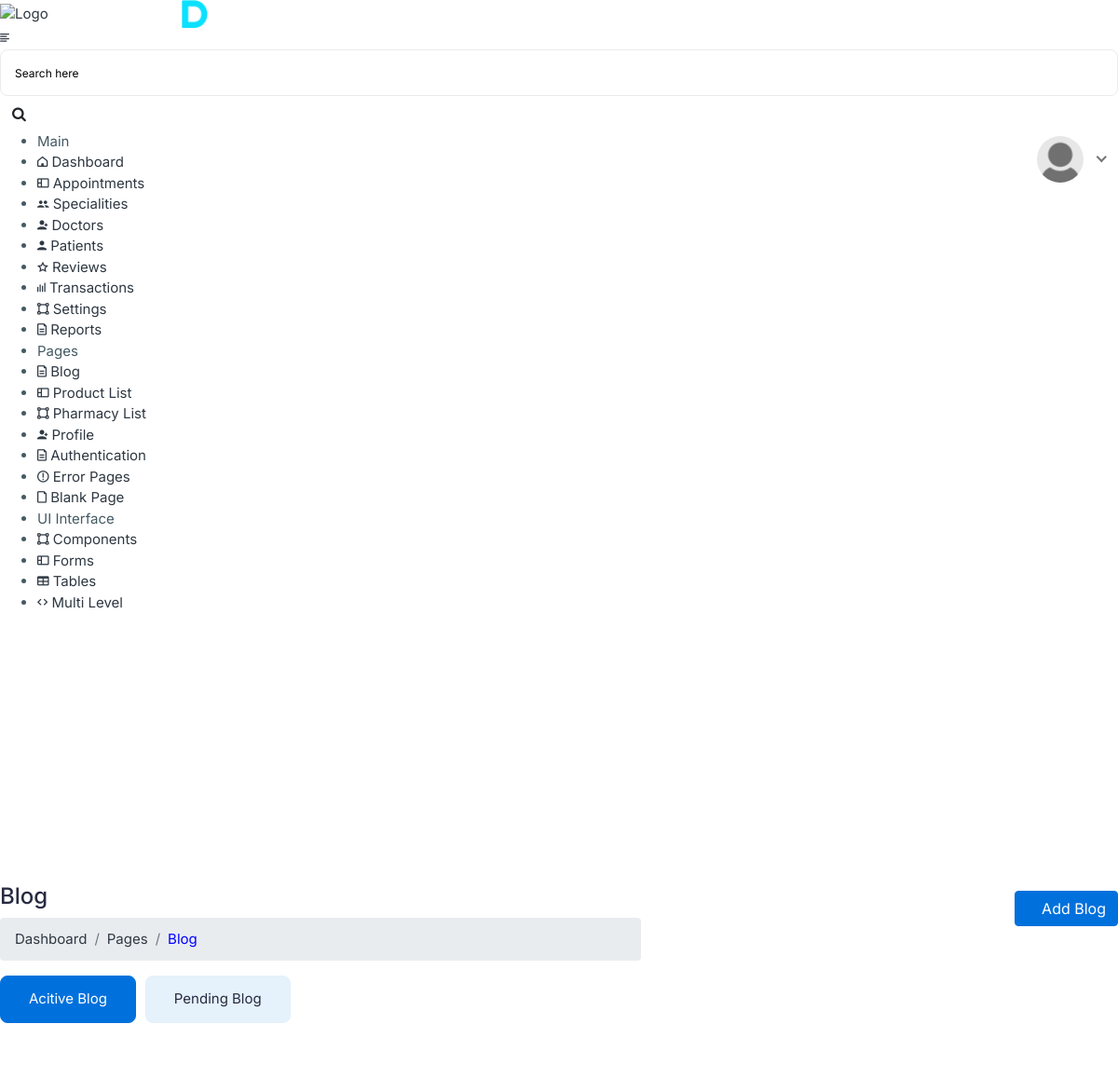
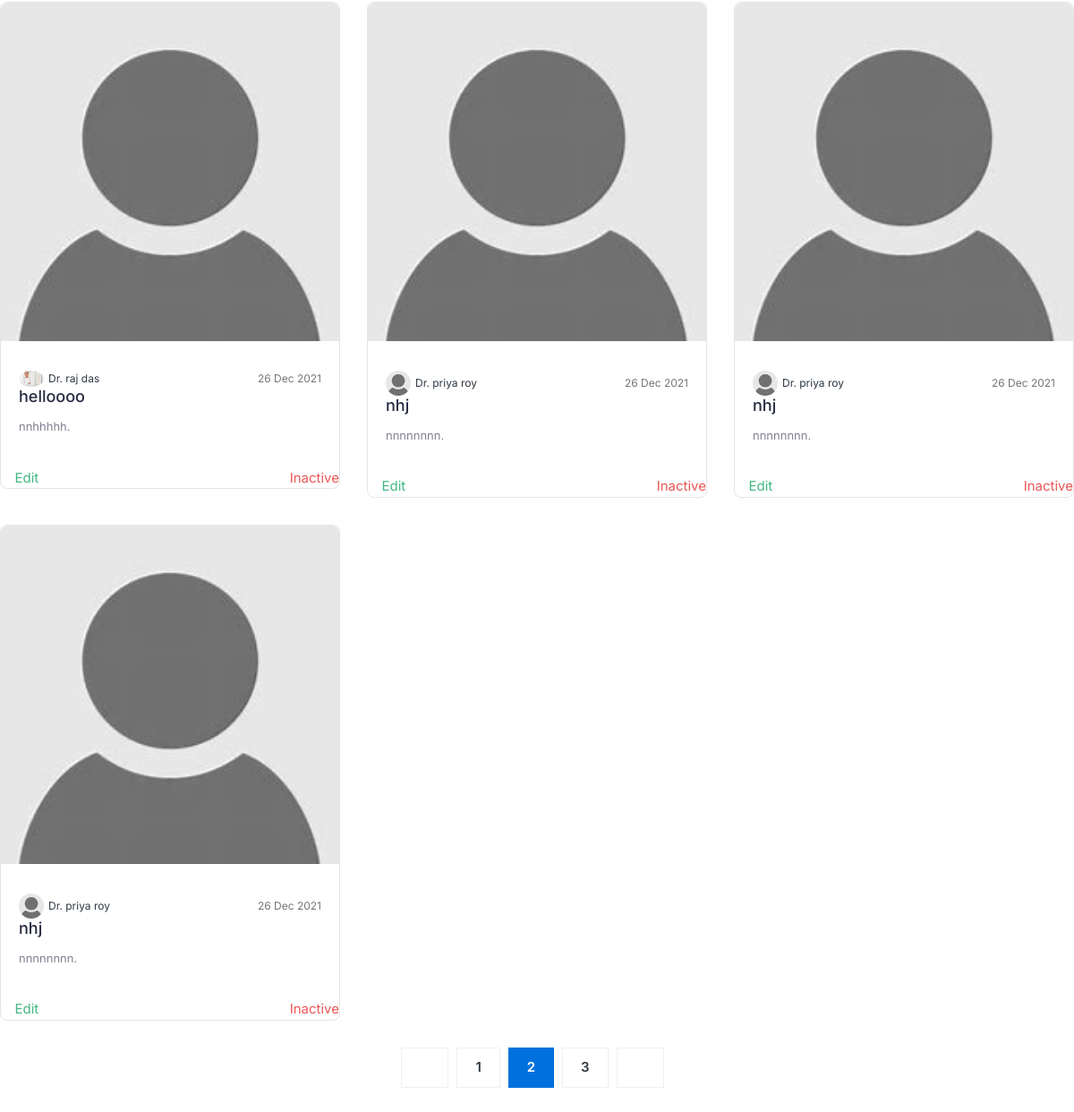
Screenshot of /blog/ (signed in) with the database file from the repository (2 pictures, top to bottom).
### homepage/models.py (models this page shows, shortened)
class dr_blogs(models.Model):
    doc = models.ForeignKey(Dr, on_delete=models.CASCADE, related_name="dr_bilogs")
    title = models.CharField(max_length=3000)
    desc = models.TextField(max_length=10000)
    date = models.DateField(auto_now=True)
    img = models.ImageField()
    subcate=models.CharField(max_length=40,blank=True)
    ctgry=models.CharField(max_length=30,blank=True)

### doctors/models.py (models this page shows)
class Dr(models.Model):
    user = models.OneToOneField(User,on_delete=models.CASCADE,related_name="Dr")
    name = models.CharField(max_length=30)
    img = models.ImageField()
    qulification = models.CharField(max_length=100)
    specialization = models.ForeignKey(speciality,
    on_delete=models.CASCADE,related_name='Drs',null=True)
    address = models.TextField(max_length=300)
    email=models.EmailField()
    fees_starting= models.IntegerField()
    fees_end= models.IntegerField()
    gender = models.CharField(max_length=30)
    date = models.DateField(auto_now=True)
    time=models.TimeField(auto_now=True)
    def __str__(self):
        return self.name

### Admin_hospital/views.py (the view)
# urls.py: path('blog/', views.blog, name='blog'),
def blog(request):
    if request.user.is_authenticated:
        res = {}
        res['blg'] = dr_blogs.objects.all()
        return render(request, 'Admin_hospital/blog.html', res)
    else:
        return redirect('error404')

### Admin_hospital/templates/Admin_hospital/blog.html (shortened to what this page needs)
{% extends 'adminbasic.html' %}
{% load static %}
{% block body %}
		<div class="page-wrapper">
			<div class="content container-fluid">
				<div class="page-header">
					<div class="row">
						<div class="col-sm-7 col-auto">
							<h3 class="page-title">Blog</h3>
							<ul class="breadcrumb">
								<li class="breadcrumb-item"><a href="{% url 'adminhome' %}">Dashboard</a></li>
								<li class="breadcrumb-item"><a href="javascript:(0);">Pages</a></li>
								<li class="breadcrumb-item active" style="color:blue">Blog</li>
							</ul>
						</div>
						<div class="col-sm-5 col">
								<a class="btn btn-primary float-right mt-2" href="{% url 'addblog' %}">
									<i class="fas fa-plus "></i>
									Add Blog</a>
						</div>
					</div>
				</div>{% if blg|length != 0 %}
				<div class="row">
					<div class="col-sm-12">
						<div class="row mb-5">
							<div class="col">
								<ul class="nav nav-tabs nav-tabs-solid">
									<li class="nav-item">
										<a class="nav-link active" href="{% url 'blog' %}">Acitive Blog</a>
									</li>
									<li class="nav-item">
										<a class="nav-link" href="#">Pending Blog</a>
									</li>
								</ul>
							</div>
						</div>
						<div class="row blog-grid-row">
							{% for b in blg %}
							<div class="col-md-6 col-xl-4 col-sm-12">
								<div class="blog grid-blog">
									<div class="blog-image">
       {% if b.img|length is not 0 %}<a href="/media/{{b.img}}">
       <img alt="Post Image" class="img-fluid" src="/media/{{b.img}}" width="31"/></a>
            {% else %}<a href="/media/default.jpg">
             <img alt="Post Image" class="img-fluid" width="31" src="/media/default.jpg"/></a>
          {% endif %}
									</div>
									<div class="blog-content">
										<ul class="entry-meta meta-item">
											<li>
												<div class="post-author">
													<a href="{% url 'Doctor_profile' b.doc.id %}">
       {% if b.doc.img|length is not 0 %}
       <img alt="Post Author"  src="/media/{{b.doc.img}}" width="31"/>
            {% else %}
             <img alt="Post Author"  width="31" src="/media/default.jpg"/>
          {% endif %}
														<span>Dr.
															{{b.doc}}</span></a>
												</div>
											</li>
											<li> {{b.date|date:'d M Y'}}</li>
										</ul>
										<h3 class="blog-title"><a href="{% url 'blogdetails' %}?Bid={{b.id}}">{{b.title}}</a></h3>
										<p class="mb-0">{{b.desc}}.</p>
									</div>
									<div class="row pt-3">
										<div class="col"><a class="text-success" href="{% url 'editblog' %}?edit={{b.id}}"><i
													class="far fa-edit"></i> Edit</a></div>
										<div class="col text-right"><a class="text-danger"
												data-target="#deleteNotConfirmModal" data-toggle="modal"
												href="javascript:void(0);"> Inactive</a>
										</div>
									</div>
								</div>
							</div>
							{% endfor %}
						</div>
						<div class="row">
							<div class="col-md-12">
								<div class="blog-pagination">
									<nav>
										<ul class="pagination justify-content-center">
											<li class="page-item disabled">
												<a class="page-link" href="#" tabindex="-1"><i
														class="fas fa-angle-double-left"></i></a>
											</li>
											<li class="page-item">
												<a class="page-link" href="#">1</a>
											</li>
											<li class="page-item active">
												<a class="page-link" href="#">2 </a>
											</li>
											<li class="page-item">
												<a class="page-link" href="#">3</a>
											</li>
											<li class="page-item">
												<a class="page-link" href="#"><i
														class="fas fa-angle-double-right"></i></a>
											</li>
										</ul>
									</nav>
								</div>
							</div>
						</div>
					</div>
				</div>
				{% else %}
				<p style="color: blue;font-size: 30px;">No Blog !</p>
				{% endif %}
			</div>
		</div>
	{% endblock body %}

### rows the page displays
dr_blogs: doc.img (picture), doc "raj das", date "26 Dec 2021", title "helloooo", desc "nnhhhhh"
dr_blogs: doc "priya roy", date "26 Dec 2021", title "nhj", desc "nnnnnnnn"
dr_blogs: doc "priya roy", date "26 Dec 2021", title "nhj", desc "nnnnnnnn"
dr_blogs: doc "priya roy", date "26 Dec 2021", title "nhj", desc "nnnnnnnn"
